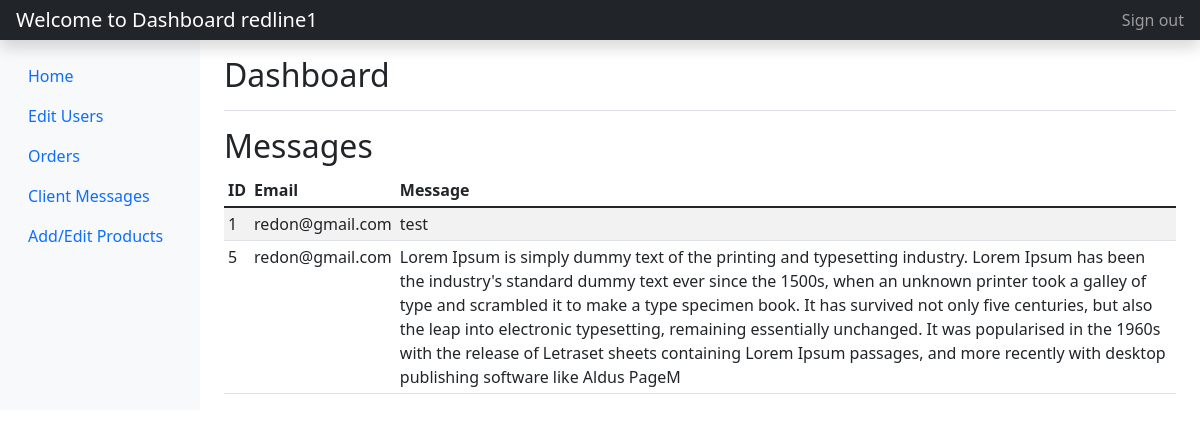
/messagesDashboard.php (signed in), run on the app's committed database.
### tables this page shows
CREATE TABLE `clientmessages` (
  `id` int(100) NOT NULL,
  `email` varchar(535) NOT NULL,
  `message` varchar(535) NOT NULL
);

### messagesDashboard.php (the view, shortened to what this page needs)
<?php
    include_once('config.php');
    $sql = "SELECT * FROM clientmessages";
    $selectMessages= $conn->prepare($sql);
    $selectMessages->execute();
    $messages_data = $selectMessages->fetchAll();
 ?>
 <!DOCTYPE html>
 <html>
 <head>
 	<link href="https://cdn.jsdelivr.net/npm/bootstrap@5.1.3/dist/css/bootstrap.min.css" rel="stylesheet">
 </head>
 <body>
 <header class="navbar navbar-dark sticky-top bg-dark flex-md-nowrap p-0 shadow">
  <a class="navbar-brand col-md-3 col-lg-2 me-0 px-3" href="#"><?php echo "Welcome to Dashboard ".$_SESSION['username']; ?></a>
  <div class="navbar-nav">
    <div class="nav-item text-nowrap">
      <a class="nav-link px-3" href="logout.php">Sign out</a>
    </div>
  </div>
</header>
<div class="container-fluid">
  <div class="row">
    <nav id="sidebarMenu" class="col-md-3 col-lg-2 d-md-block bg-light sidebar collapse">
      <div class="position-sticky pt-3">
        <ul class="nav flex-column">
           <?php if ($_SESSION['isadmin'] == 'true') { ?>
            <li class="nav-item">
              <a class="nav-link" href="project.php">
                Home
              </a>
            </li>
          <li class="nav-item">
            <a class="nav-link active" aria-current="page" href="dashboard.php">
              Edit Users
            </a>
          </li>
          <li class="nav-item">
            <a class="nav-link active" aria-current="page" href="ordersList.php">
              Orders
            </a>
          </li>
          <li class="nav-item">
            <a class="nav-link active" aria-current="page" href="messagesDashboard.php">
              Client Messages
            </a>
          </li>
          <li class="nav-item">
            <a class="nav-link active" aria-current="page" href="editProducts.php">
              Add/Edit Products
            </a>
          </li>
        </ul>
      <?php
      } ?>
      </div>
    </nav>
    <main class="col-md-9 ms-sm-auto col-lg-10 px-md-4">
      <div class="d-flex justify-content-between flex-wrap flex-md-nowrap align-items-center pt-3 pb-2 mb-3 border-bottom">
        <h1 class="h2">Dashboard</h1>
      </div>
    <?php if ($_SESSION['isadmin'] == 'true') { ?>
      <h2>Messages</h2>
      <div class="table-responsive">
        <table class="table table-striped table-sm">
          <thead>
            <tr>
              <th scope="col">ID</th>
              <th scope="col">Email</th>
              <th scope="col">Message</th>
            </tr>
          </thead>
          <tbody>
            <?php foreach ($messages_data as $message_data) { ?>
               <tr>
                <td><?php echo $message_data['id']; ?></td>
                <td><?php echo $message_data['email']; ?></td>
                <td><?php echo $message_data['message'] ?></td>
              </tr>
           <?php  } ?>
          </tbody>
        </table>
      </div>
     <?php  } else {
    } ?>
    </main>
  </div>
</div>
  </body>
</html>
 </body>
 </html>

### data on the page
clientmessages: id "1", email "redon@gmail.com", message "test"
clientmessages: id "5", email "redon@gmail.com", message "Lorem Ipsum is simply dummy text of the printing and typesetting industry. Lorem Ipsum has been the industry's standard dummy text ever since the 1500s, when an unknown printer took a galley of type and scrambled it to make a type specimen book. It has survived not only five centuries, but also the leap into electronic typesetting, remaining essentially unchanged. It was popularised in the 1960s with the release of Letraset sheets containing Lorem Ipsum passages, and more recently with desktop publishing software like Aldus PageM"

### other printed values
$_SESSION['username'] "redline1"
